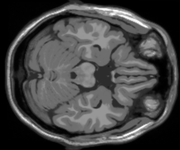
%> input picture 3/HW3/slice_50.png, 180 x 150 px, shrunk from 217 x 181 before the run
$ octave q2.m   (GNU Octave 9; MATLAB toolbox functions it lacks are replaced by stand-ins)
%> lines starting %> are read from the running program, lines starting %| are printed output that depends on the picture
### 3/HW3/loadFig.m
function img = loadFig(file)
%> called with file = 'slice_50.png'
	% Load figure and pad it to make a square image of size 218 x 218
    img = imread(file);
%> img is the input picture: size 150x180 uint8; min 0, max 255, mean 68.8
    img = padarray(img, [19, 0], 0, 'pre');
%> img: size 169x180 uint8
    img = padarray(img, [18, 0], 0, 'post');
%> img: size 187x180 uint8
    img = padarray(img, [0,1], 0, 'pre');
%> img: size 187x181 uint8
    img= double(img*1.0)/255;
%> img: size 187x181 double
end

### 3/HW3/q2.m
clear; clc; close all;
addpath("l1_ls_matlab");
%% Loading figure and Radon transforms
k = 18;
theta1 = randsample(180, k) - 1;
theta2 = randsample(180, k) - 1;
theta3 = randsample(180, k) - 1;

lambda  = 0.001; % regularization parameter
rel_tol = 0.0001; % relative target duality gap
quiet = false;


Im1 = loadFig("slice_50.png");
Im2 = loadFig("slice_51.png");
%> call 2 of loadFig, with file = 'slice_51.png'
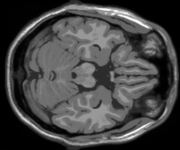
%> input picture 3/HW3/slice_51.png, 180 x 150 px, shrunk from 217 x 181 before the run
%> in loadFig, img is the input picture: size 150x180 uint8; min 0, max 255, mean 68.6
Im3 = loadFig("slice_52.png");
%> call 3 of loadFig, with file = 'slice_52.png'
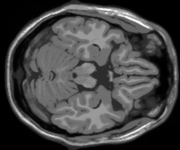
%> input picture 3/HW3/slice_52.png, 180 x 150 px, shrunk from 217 x 181 before the run
%> in loadFig, img is the input picture: size 150x180 uint8; min 0, max 255, mean 68.4
%> in loadFig (call 3), `img = padarray(img, [19, 0], 0, 'pre');`:
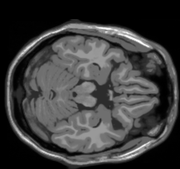
%> img: size 169x180 uint8; min 0, max 255, mean 60.7
%> in loadFig (call 3), `img = padarray(img, [0,1], 0, 'pre');`:
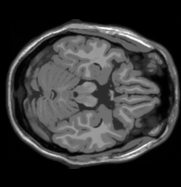
%> img: size 187x181 uint8; min 0, max 255, mean 54.5

imgSize = size(Im1,1);
%> imgSize = 187

[R1,~] = radon(Im1,theta1);
[R2,~] = radon(Im2,theta2);
[R3,~] = radon(Im3,theta3);

%% Part A: Reconstruction using FBP (Ram-Lak filter)

I0 = iradon(R1,theta1,'linear','Ram-Lak',1,imgSize);
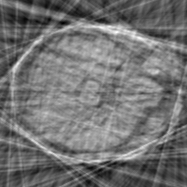
%> I0: size 187x187 double; min -0.675, max 1.28, mean 0.203; drawn with min black and max white
I02 = iradon(R2,theta2,'linear','Ram-Lak',1,imgSize);
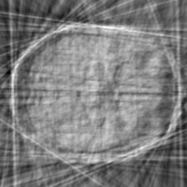
%> I02: size 187x187 double; min -0.693, max 1.12, mean 0.199; drawn with min black and max white

figure
subplot(2,2,1);
imshow(Im1);
title("Original Image");

subplot(2,2,3);
imshow(I0);
title("Recons. Image (FBP)");

subplot(2,2,2);
imshow(Im2);
title("Original Image");

subplot(2,2,4);
imshow(I02);
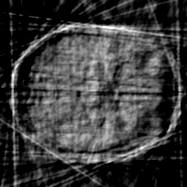
%> displayed picture: size 187x187, on the screen's scale of 0 to 255; min 0, max 255, mean 60
title("Recons. Image (FBP)");
saveas(gcf,'reconstruction0.png', 'png');


%% Part B: Reconstruction using CS (DCT2 basis, Single slice)
Rsize = size(R1,1);
%> Rsize = 265
A = classA(imgSize,theta1,Rsize);
At = A';
m = numel(R1);
%> m = 4770
n = imgSize*imgSize;
%> n = 34969
y = R1(:);
%> y = 4770 values, max 67.75 at index 3596, min 0 at index 1, mean 27.47

% These parameters are taken from the example file in l1_ls folder

%> (the run ends here)
